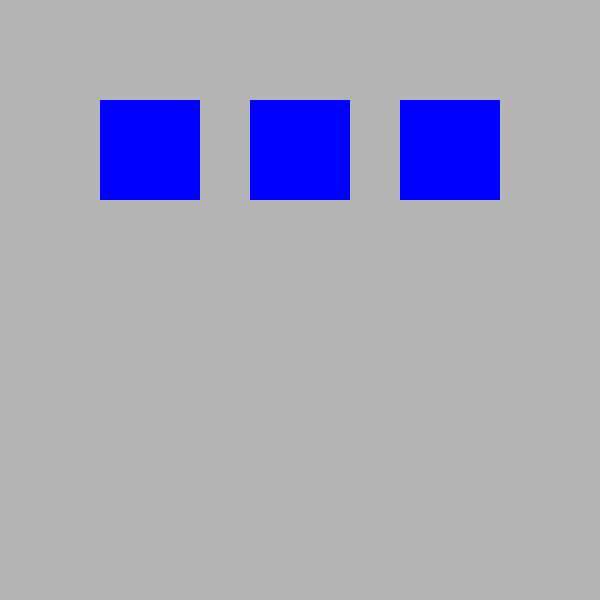
Frame 1 (no input)
Frame 2 (the mouse pressed at the canvas centre, redrawn once): identical to frame 1, image omitted

The Processing sketch that drew this single still picture (run headless with seeded random() and noise(); the mouse was pressed at the canvas centre and the sketch redrawn once):

// Processing sketch: sketch_04a_gettingIntoLoops
// ── sketch_04a_gettingIntoLoops.pde
/*
 * This program draws 3 rows of 3 squares in the display window
 * Each row is coloured red, green, and blue.
 * Each rectangle is draw individually, meaning there are 9 rect calls.
 * 
 */

void setup() {
  size(600, 600);
  background(180);
  noLoop();  // only execute the draw function once
  rectMode(CENTER); // set the rectangle drawing mode to specify the rectangle's centre
  noStroke();
}


void draw() {

  // row 1: red
  fill(255, 0, 0);
  int rX = 150;
  int rS = 150;
  for(int i = 0; i <=2; i++){
  rect(rX, 150, 100, 100);
  rX += rS;
  }

  // row 2: green
  fill(0, 255, 0);
  rX = 150;
  for(int i = 0; i <=2; i++){
  rect(rX, 150, 100, 100);
  rX += rS;
  }

  // row 3: blue
  fill(0, 0, 255);
  rX = 150;
  for(int i = 0; i <=2; i++){
  rect(rX, 150, 100, 100);
  rX += rS;
  }
  
} // end draw
